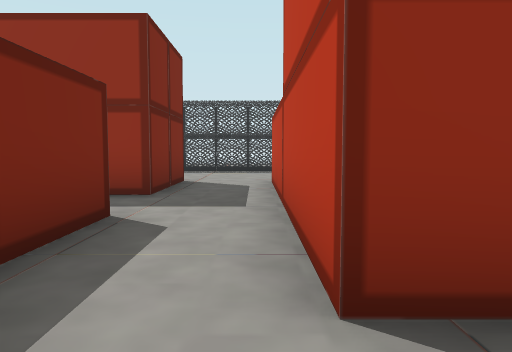
view 1 (above)

24 first-person views from a walk through a 3-D level made in the Godot game engine. The camera is 1.3 m above the floor, tilts 4° down and sees 70° across. The floor is counted in squares, 2 m on a side. Each view is taken from the middle of a square. On the plan, view 1 faces up. The plan holds only what a view shows up to about 11 squares ahead; the rest is blank. The place goes on beyond the plan. Flat picture figures and markers are left out. Characters and animated objects are left out.

view 2
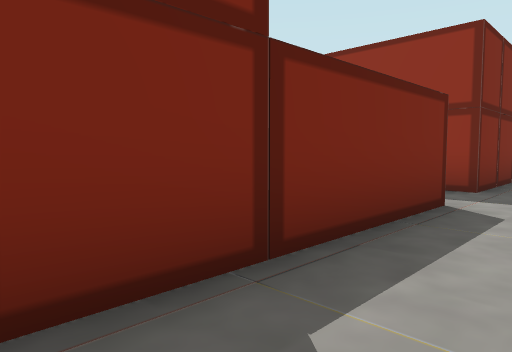

view 3
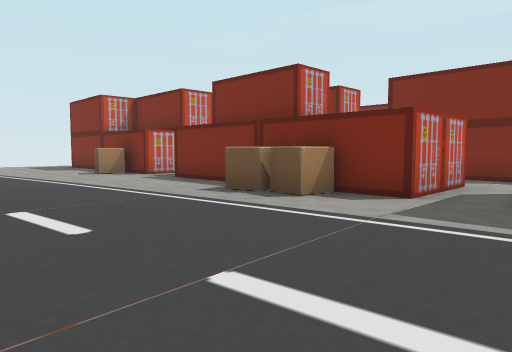

view 4
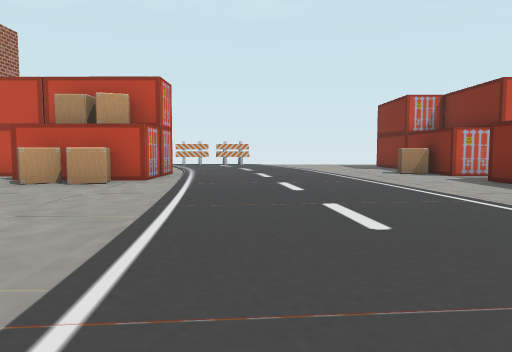

view 5
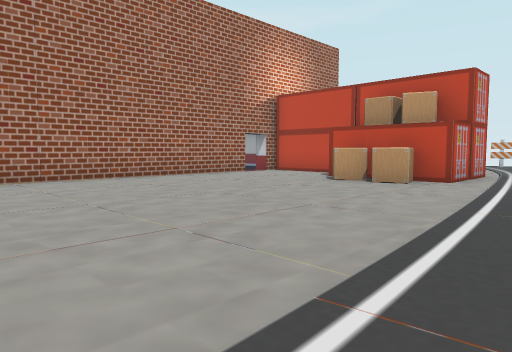

view 6
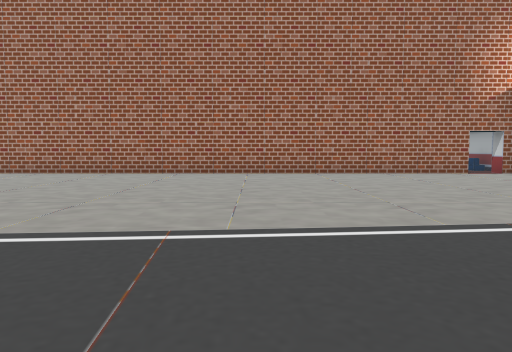

view 7
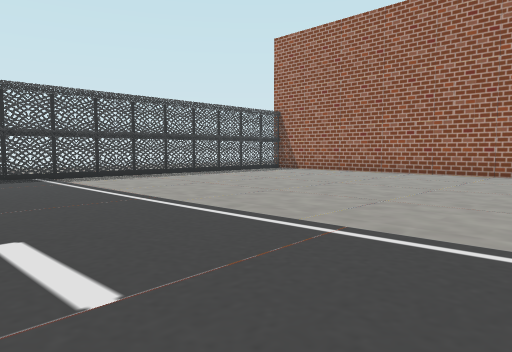

view 8
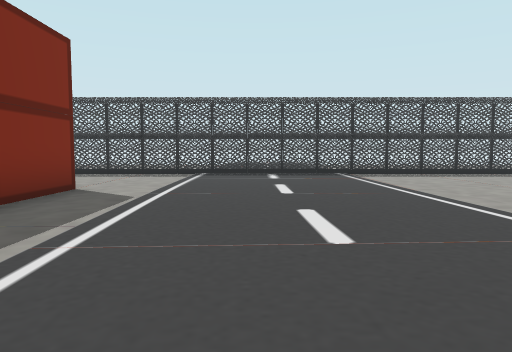

view 9
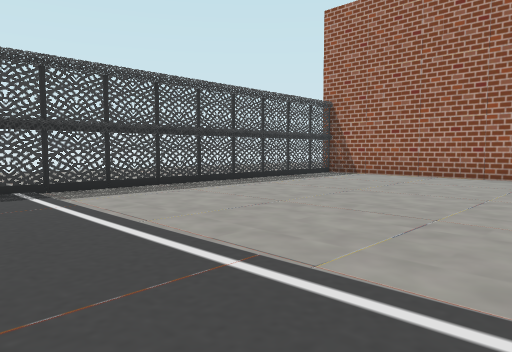

view 10
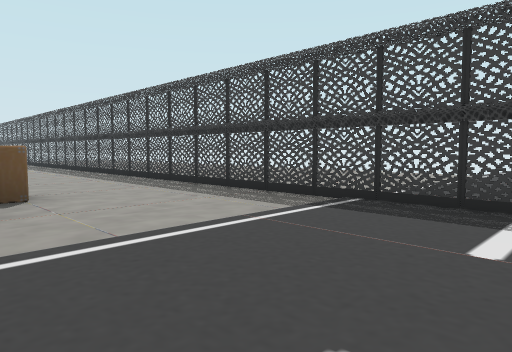

view 11
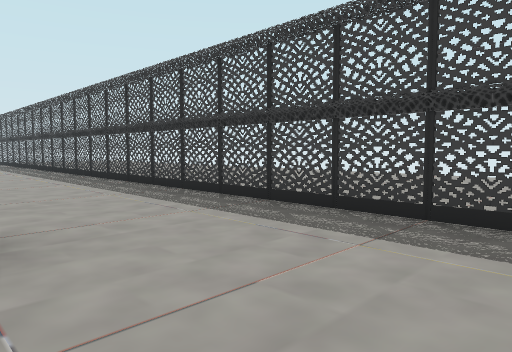

view 12
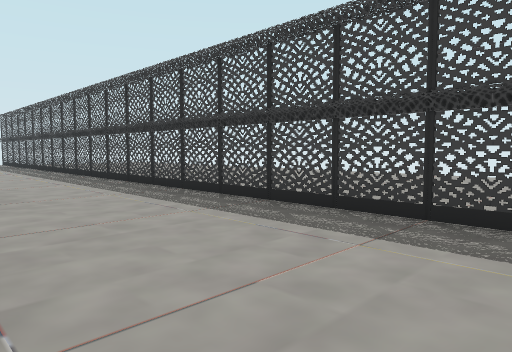

view 13
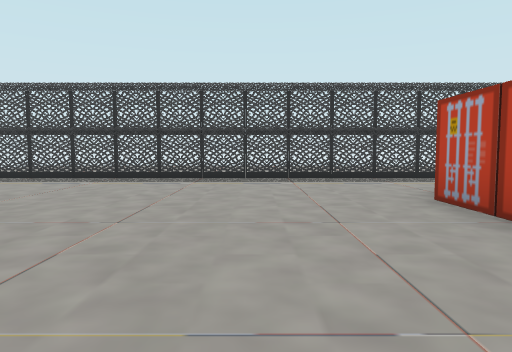

view 14
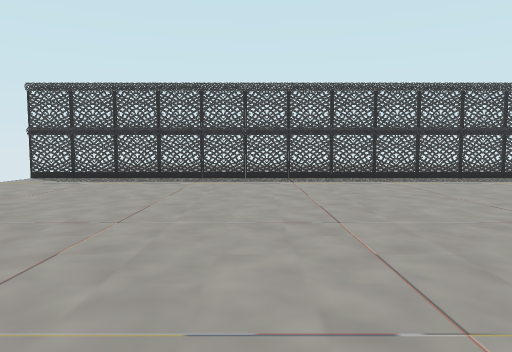

view 15
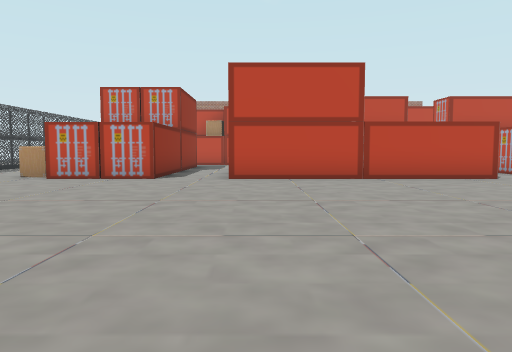

view 16
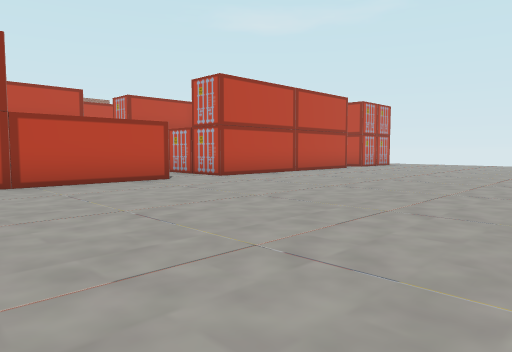

view 17
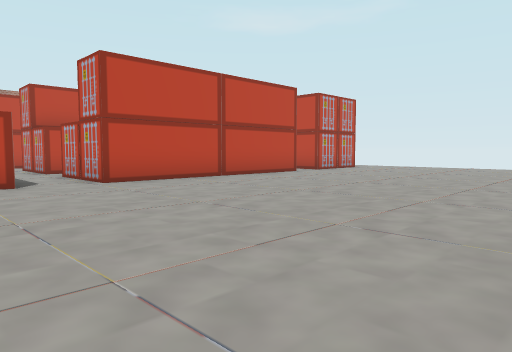

view 18
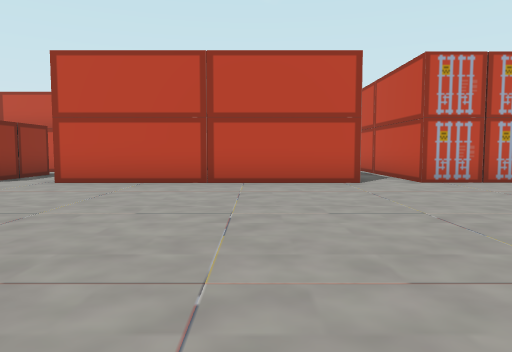

view 19
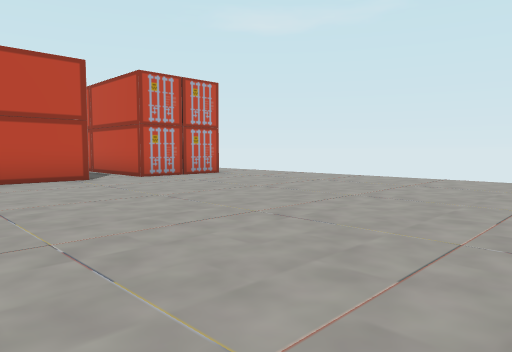

view 20
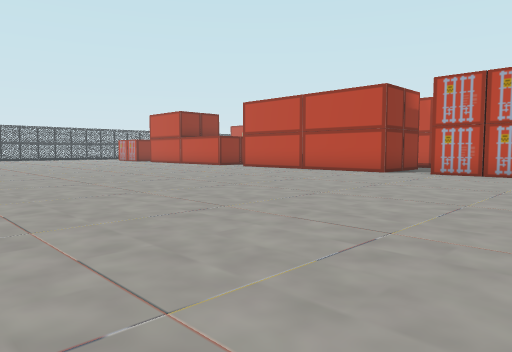

view 21
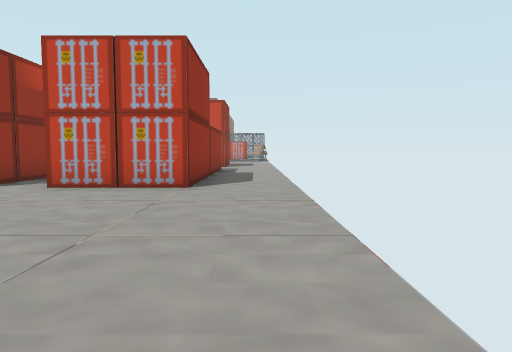

view 22
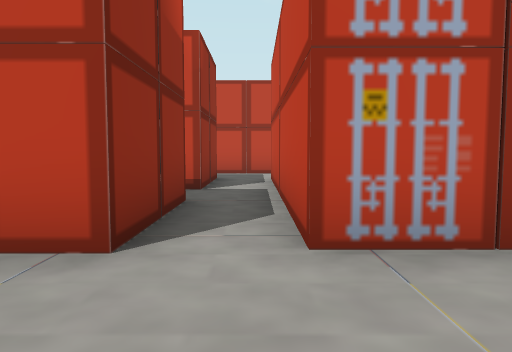

view 23
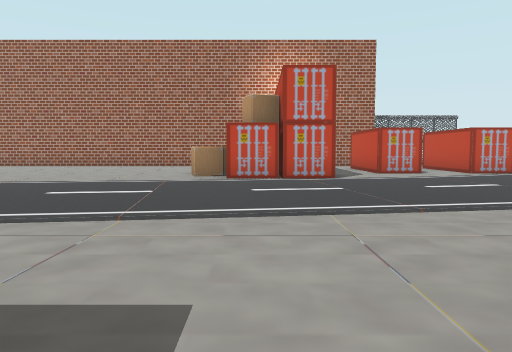

view 24
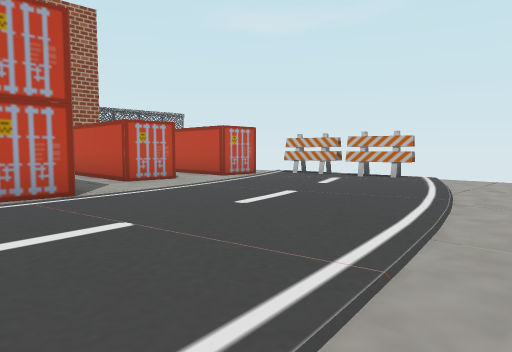

### Floor plan
Key: @ floor where view 1 was taken; # wall or solid block; . floor; C container; R crate; F fence; B barrier; O other object.
Columns run from 19 left of view 1 to 17 right of it. Each row starts with its distance up from view 1.
 12 FFFFFFFFFFFFFFFFFFFFFFFFFFFFFFFFFFFF
 11 ....................................#
 10 ....................................#
  9  ...................................#
  8  ...........R   ....R...............#
  7   ..........CCC  C.C C..............#
  6    .........     #..  ..............#
  5    ............  C..  ..............#
  4     ...........  C.C   .............#
  3    .........     #C.   .............#
  2     ........     #C.    ............#
  1     ........C    #..................#
  0     ........     #.@CC..............#
 -1     ........     #.. C..............#
 -2     ........CC       CR.............#
 -3    .............      R.............#
 -4    .........CC.#CO    ..............#
 -5    .........          ..............#
 -6    .........         C........CRR...#
 -7   ..........         .........#  ....
 -8   ..........   C    CC........CCCC###
 -9   ..........   C     CR.........
-10   ..........CC.C#C.. C ...........
-11   ............C..C..    ........##
-12  ...........         C   .........C
-13  ..........C#        C   .......###
-14  ................C       .......  C
-15  ................        ...B.B.

Where each view was taken, in squares from view 1:
view 1: 0 up, 0 right, facing up
view 2: 1 down, 0 right, facing up-left
view 3: 2 up, 8 right, facing down-left
view 4: 2 up, 8 right, facing down
view 5: 2 up, 8 right, facing down-right
view 6: 0 up, 6 right, facing right
view 7: 2 up, 6 right, facing up-right
view 8: 1 up, 6 right, facing up
view 9: 5 up, 7 right, facing up-right
view 10: 7 up, 7 right, facing up-left
view 11: 8 up, 4 right, facing up-left
view 12: 8 up, 0 right, facing up-left
view 13: 3 up, 10 left, facing up
view 14: 3 up, 14 left, facing up
view 15: 3 up, 16 left, facing right
view 16: 2 up, 15 left, facing down-right
view 17: 1 down, 15 left, facing down-right
view 18: 8 down, 15 left, facing right
view 19: 7 down, 16 left, facing down-right
view 20: 15 down, 18 left, facing up-right
view 21: 15 down, 14 left, facing right
view 22: 11 down, 10 left, facing right
view 23: 7 down, 2 right, facing right
view 24: 7 down, 5 right, facing down-right
